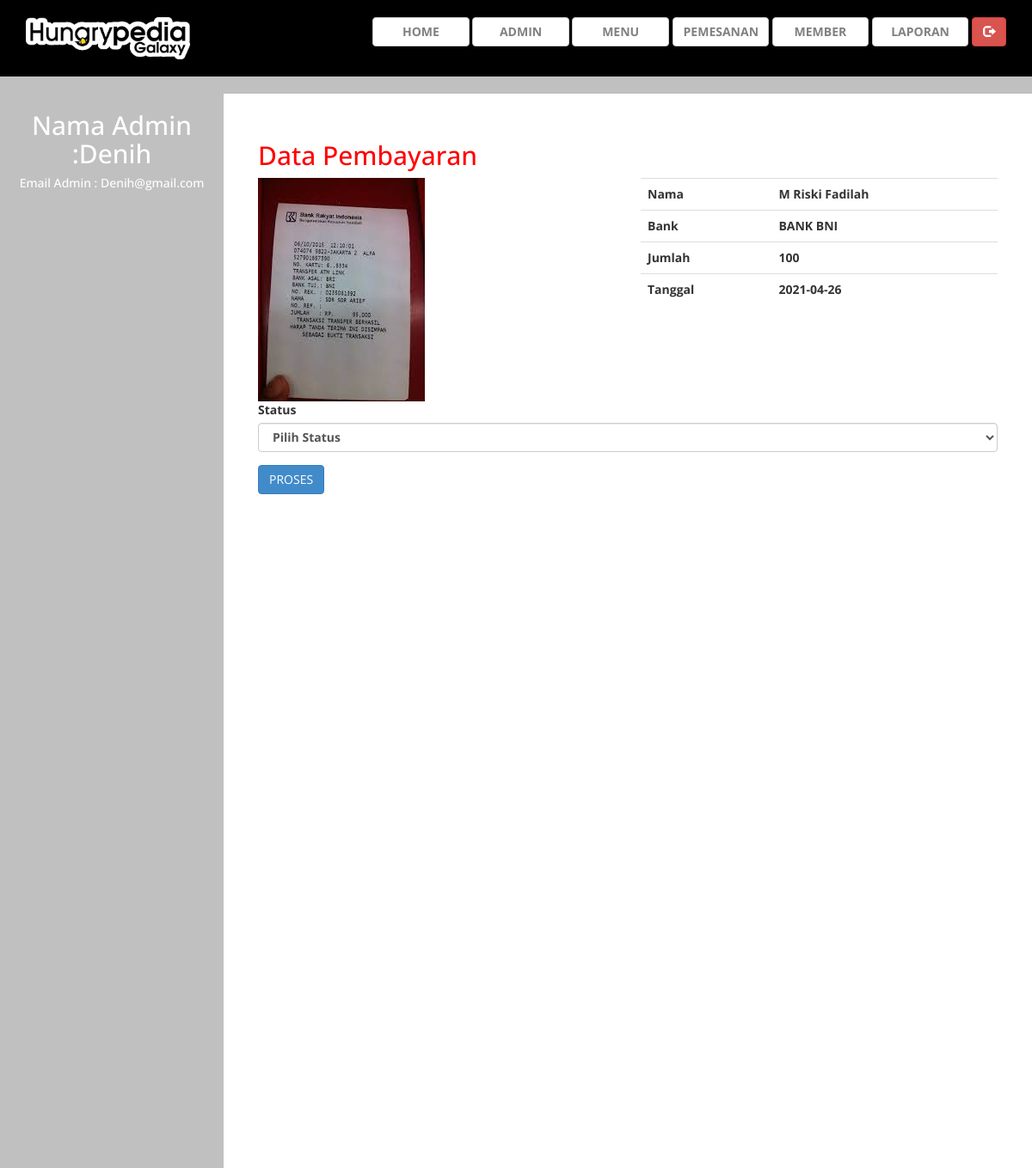
Page /admin/index.php?halaman=pembayaran&id=79 (signed in) on the committed database.
### tables this page shows
CREATE TABLE `pembayaran` (
  `Id_Pembayaran` varchar(11) NOT NULL,
  `Id_Pemesanan` int(11) NOT NULL,
  `Nama_Penyetor` varchar(100) NOT NULL,
  `Bank` varchar(100) NOT NULL,
  `Jumlah` int(20) NOT NULL,
  `Tanggal` date NOT NULL,
  `Bukti` varchar(100) NOT NULL
);

### admin/pembayaran.php (the view, shortened to what this page needs)
<h2>Data Pembayaran</h2>
<?php
	$Id_Pemesanan = $_GET['id'];
	$ambil = $koneksi->query("SELECT * FROM Pembayaran WHERE Id_Pemesanan='$Id_Pemesanan'");
	$detail = $ambil->fetch_assoc();
?>
<div class="row">
	<div class="col-md-6">
		<img src="../bukti_pembayaran/<?php echo $detail['Bukti'] ?>" alt="" class="img-responsive">
	</div>
	<div class="col-md-6">
		<table class="table">
			<tr>
				<th>Nama</th>
				<td><?php echo $detail['Nama_Penyetor'] ?></td>
			</tr>
			<tr>
				<th>Bank</th>
				<td><?php echo $detail['Bank'] ?></td>
			</tr>
			<tr>
				<th>Jumlah</th>
				<td><?php echo number_format($detail['Jumlah']) ?></td>
			</tr>
			<tr>
				<th>Tanggal</th>
				<td><?php echo $detail['Tanggal'] ?></td>
			</tr>
		</table>
	</div>
</div>
<form method="post">
	<div class="form-group">
		<label>Status</label>
		<select class="form-control" name="status">
			<option value="">Pilih Status</option>
		</select>
	</div>
	<button class="btn btn-primary" name="proses">PROSES</button>
</form>

### admin/assets/css/custom.css (style rules this page uses)
body { font-family: 'Open Sans', sans-serif; }
h2 { color: #f00; }

### rows in the picture
pembayaran: Bukti (picture), Nama_Penyetor "M Riski Fadilah", Bank "BANK BNI", Jumlah "100", Tanggal "2021-04-26"

### other values in the picture
$_SESSION["admin"]["Nama_Admin"] "Denih"
$_SESSION["admin"]["Email_Admin"] "Denih@gmail.com"
